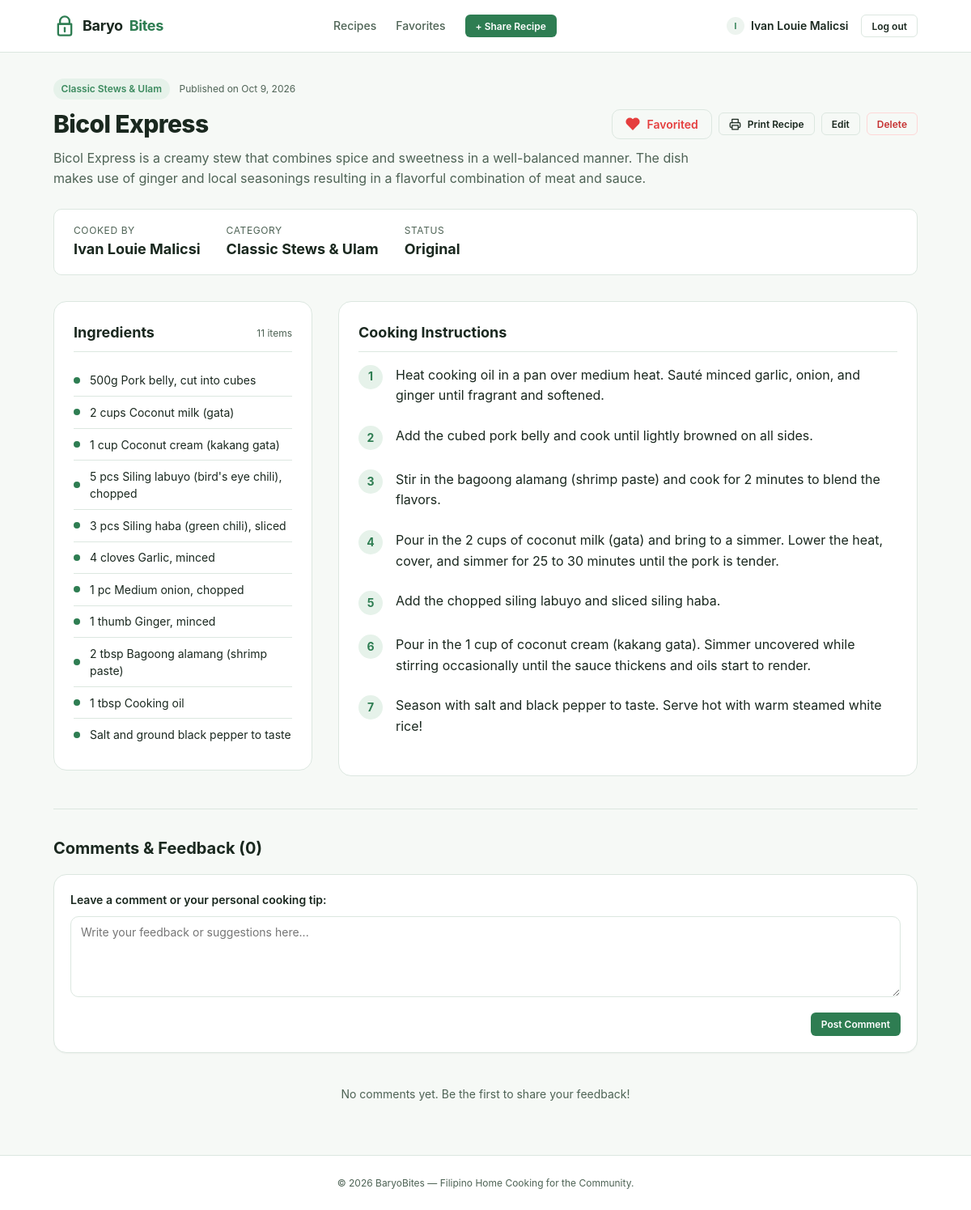
Screenshot of /recipe-view.php?id=2 (signed in) with the database file from the repository.
### tables this page shows
CREATE TABLE `recipes` (
  `id` int(11) NOT NULL AUTO_INCREMENT,
  `user_id` int(11) NOT NULL,
  `category_id` int(11) NOT NULL,
  `title` varchar(255) NOT NULL,
  `description` varchar(255) NOT NULL,
  `steps` text NOT NULL,
  `created_at` datetime NOT NULL,
  `updated_at` datetime DEFAULT NULL,
  PRIMARY KEY (`id`),
  KEY `user_id` (`user_id`),
  KEY `category_id` (`category_id`)
);

CREATE TABLE `users` (
  `id` int(11) NOT NULL AUTO_INCREMENT,
  `first_name` varchar(255) NOT NULL,
  `last_name` varchar(255) NOT NULL,
  `email` varchar(255) NOT NULL,
  `password` varchar(255) NOT NULL,
  `created_at` datetime NOT NULL DEFAULT current_timestamp() ON UPDATE current_timestamp(),
  PRIMARY KEY (`id`),
  UNIQUE KEY `unique_email` (`email`)
);

CREATE TABLE `categories` (
  `id` int(11) NOT NULL AUTO_INCREMENT,
  `name` varchar(255) NOT NULL,
  PRIMARY KEY (`id`)
);

CREATE TABLE `ingredients` (
  `id` int(11) NOT NULL AUTO_INCREMENT,
  `recipe_id` int(11) NOT NULL,
  `name` varchar(255) NOT NULL,
  PRIMARY KEY (`id`),
  KEY `recipe_id` (`recipe_id`)
);

### classes/Recipe.php (called while the page is built, shortened)
<?php
class Recipe {
    private PDO $pdo;
    public function __construct(PDO $pdo) {
        $this->pdo = $pdo;
    }
    public function getById(int $id): ?array {
        $sql = "
            SELECT r.*, c.name AS category_name, u.first_name, u.last_name
            FROM recipes r
            JOIN categories c ON r.category_id = c.id
            JOIN users u ON r.user_id = u.id
            WHERE r.id = ?
            LIMIT 1
        ";
        $stmt = $this->pdo->prepare($sql);
        $stmt->execute([$id]);
        $recipe = $stmt->fetch();
        return $recipe ?: null;
    }
}

### includes/helpers.php (called while the page is built, shortened)
<?php
function e(?string $value): string {
    return htmlspecialchars($value ?? '', ENT_QUOTES, 'UTF-8');
}

### classes/Auth.php (called while the page is built, shortened)
<?php
class Auth {
    public static function id(): ?int {
        return isset($_SESSION['user']['id']) ? (int)$_SESSION['user']['id'] : null;
    }
}

### classes/Favorite.php (called while the page is built, shortened)
<?php
class Favorite {
    private PDO $pdo;
    public function __construct(PDO $pdo) {
        $this->pdo = $pdo;
    }
    public function isFavorite(int $userId, int $recipeId): bool {
        $stmt = $this->pdo->prepare("SELECT COUNT(*) FROM favorites WHERE user_id = ? AND recipe_id = ?");
        $stmt->execute([$userId, $recipeId]);
        return (int)$stmt->fetchColumn() > 0;
    }
}

### classes/Ingredient.php (called while the page is built, shortened)
<?php
class Ingredient {
    private PDO $pdo;
    public function __construct(PDO $pdo) {
        $this->pdo = $pdo;
    }
    public function getByRecipeId(int $recipeId): array {
        $stmt = $this->pdo->prepare("SELECT * FROM ingredients WHERE recipe_id = ? ORDER BY id ASC");
        $stmt->execute([$recipeId]);
        return $stmt->fetchAll();
    }
}

### classes/Comment.php (called while the page is built, shortened)
<?php
class Comment {
    private PDO $pdo;
    public function __construct(PDO $pdo) {
        $this->pdo = $pdo;
    }
    public function getByRecipeId(int $recipeId): array {
        $sql = "
            SELECT c.*, u.first_name, u.last_name
            FROM comments c
            JOIN users u ON c.user_id = u.id
            WHERE c.recipe_id = ?
            ORDER BY c.created_at ASC
        ";
        $stmt = $this->pdo->prepare($sql);
        $stmt->execute([$recipeId]);
        return $stmt->fetchAll();
    }
}

### recipe-view.php (the view, shortened to what this page needs)
<?php
require_once 'db.php';
require_once 'includes/helpers.php';
require_once 'classes/Auth.php';
require_once 'classes/Recipe.php';
require_once 'classes/Ingredient.php';
require_once 'classes/Comment.php';
require_once 'classes/Favorite.php';
$recipeModel = new Recipe($pdo);
$ingredientModel = new Ingredient($pdo);
$commentModel = new Comment($pdo);
$favoriteModel = new Favorite($pdo);
$recipeId = !empty($_GET['id']) ? (int)$_GET['id'] : 0;
$recipe = $recipeModel->getById($recipeId);
$currentUserId = Auth::id();
$isFavorite = false;
$ingredients = [];
$comments = [];
$stepLines = [];
if ($recipe) {
    $isFavorite = $favoriteModel->isFavorite($currentUserId, $recipeId);
    $ingredients = $ingredientModel->getByRecipeId($recipeId);
    $comments = $commentModel->getByRecipeId($recipeId);
    $rawSteps = explode("\n", str_replace("\r", "", $recipe['steps']));
    foreach ($rawSteps as $line) {
        $trimmed = trim($line);
        if ($trimmed !== '') {
            $cleaned = preg_replace('/^(\d+[\.\-\)]\s*|\-\s*|\*\s*)/', '', $trimmed);
            $stepLines[] = !empty($cleaned) ? $cleaned : $trimmed;
        }
    }
}
require_once 'includes/header.php';
?>
<?php if (!$recipe): ?>
  <div class="empty-state">
    <h3>Recipe Not Found</h3>
    <p>The recipe you are looking for does not exist or may have been removed.</p>
    <a href="index.php" class="btn btn-primary btn-sm">Back to Recipes</a>
  </div>
<?php else: ?>
  <div class="recipe-header">
    <div class="recipe-meta-top">
      <span class="card-badge"><?php echo e($recipe['category_name']); ?></span>
      <span class="comment-date">Published on <?php echo date('M j, Y', strtotime($recipe['created_at'])); ?></span>
    </div>
    <div style="display: flex; justify-content: space-between; align-items: flex-start; gap: 1rem; flex-wrap: wrap;">
      <h1 class="recipe-title"><?php echo e($recipe['title']); ?></h1>
      <div style="display: flex; gap: 0.5rem; align-items: center;">
        <button type="button" class="btn btn-outline btn-favorite <?php echo $isFavorite ? 'active' : ''; ?>" data-recipe-id="<?php echo $recipe['id']; ?>" style="border: 1px solid var(--color-border); padding: 0.55rem 1rem;">
          <svg width="18" height="18" viewBox="0 0 24 24" fill="<?php echo $isFavorite ? 'currentColor' : 'none'; ?>" stroke="currentColor" stroke-width="2" stroke-linecap="round" stroke-linejoin="round">
            <path d="M20.84 4.61a5.5 5.5 0 0 0-7.78 0L12 5.67l-1.06-1.06a5.5 5.5 0 0 0-7.78 7.78l1.06 1.06L12 21.23l7.78-7.78 1.06-1.06a5.5 5.5 0 0 0 0-7.78z"></path>
          </svg>
          <span><?php echo $isFavorite ? 'Favorited' : 'Favorite'; ?></span>
        </button>
        <button type="button" class="btn btn-outline btn-sm" onclick="window.print()" title="Print Recipe Card">
          <span>Print Recipe</span>
        </button>
        <?php if ($currentUserId === (int)$recipe['user_id']): ?>
          <a href="recipe-edit.php?id=<?php echo $recipe['id']; ?>" class="btn btn-outline btn-sm">Edit</a>
          <a href="recipe-delete.php?id=<?php echo $recipe['id']; ?>" class="btn btn-danger-outline btn-sm" onclick="return confirm('Are you sure you want to delete this recipe?')">Delete</a>
        <?php endif; ?>
      </div>
    </div>
    <p class="recipe-description"><?php echo e($recipe['description']); ?></p>
    <div class="recipe-highlight-box">
      <div class="highlight-item">
        <span class="highlight-label">Cooked By</span>
        <span class="highlight-value"><?php echo e(trim(($recipe['first_name'] ?? '') . ' ' . ($recipe['last_name'] ?? '')) ?: 'Home Cook'); ?></span>
      </div>
      <div class="highlight-item">
        <span class="highlight-label">Category</span>
        <span class="highlight-value"><?php echo e($recipe['category_name']); ?></span>
      </div>
      <div class="highlight-item">
        <span class="highlight-label">Status</span>
        <span class="highlight-value"><?php echo !empty($recipe['updated_at']) ? 'Updated' : 'Original'; ?></span>
      </div>
    </div>
  </div>
  <div class="recipe-detail-grid">
    <aside class="section-panel">
      <h2 class="section-panel-title">
        Ingredients
        <span style="font-size: var(--text-xs); color: var(--color-text-muted); font-weight: normal;"><?php echo count($ingredients); ?> items</span>
      </h2>
      <?php if (empty($ingredients)): ?>
        <p style="font-size: var(--text-sm); color: var(--color-text-muted);">No ingredients listed.</p>
      <?php else: ?>
        <ul class="ingredients-list">
          <?php foreach ($ingredients as $ing): ?>
            <li class="ingredient-item">
              <span class="ingredient-bullet"></span>
              <span><?php echo e($ing['name']); ?></span>
            </li>
          <?php endforeach; ?>
        </ul>
      <?php endif; ?>
    </aside>
    <section class="section-panel">
      <h2 class="section-panel-title">Cooking Instructions</h2>
      <?php if (empty($stepLines)): ?>
        <p style="font-size: var(--text-sm); color: var(--color-text-muted);">No cooking instructions provided.</p>
      <?php else: ?>
        <div class="steps-list">
          <?php foreach ($stepLines as $index => $step): ?>
            <div class="step-item">
              <div class="step-number"><?php echo $index + 1; ?></div>
              <div class="step-text"><?php echo e($step); ?></div>
            </div>
          <?php endforeach; ?>
        </div>
      <?php endif; ?>
    </section>
  </div>
  <section class="comments-section">
    <h2 style="font-size: var(--text-xl); font-weight: 700; margin-bottom: var(--space-4);">
      Comments & Feedback (<?php echo count($comments); ?>)
    </h2>
    <form class="card-form" method="POST" action="comment-action.php" style="padding: var(--space-5); margin-bottom: var(--space-6);">
      <div class="form-group" style="margin-bottom: var(--space-3);">
        <label class="form-label" for="comment-text">Leave a comment or your personal cooking tip:</label>
        <textarea id="comment-text" name="body" class="form-control" placeholder="Write your feedback or suggestions here..." rows="3" required></textarea>
      </div>
      <div style="display: flex; justify-content: flex-end;">
        <button type="submit" class="btn btn-primary btn-sm">Post Comment</button>
      </div>
    </form>
    <div class="comment-list">
      <?php if (empty($comments)): ?>
        <p style="font-size: var(--text-sm); color: var(--color-text-muted); text-align: center; padding: var(--space-4) 0;">No comments yet. Be the first to share your feedback!</p>
      <?php endif; ?>
    </div>
  </section>
<?php endif; ?>
<?php require_once 'includes/footer.php'; ?>

### includes/header.php (shortened to what this page needs)
<?php
$currentUser = $_SESSION['user'] ?? null;
$currentUri = basename($_SERVER['PHP_SELF'] ?? 'index.php');
$displayName = '';
$avatarLetter = 'U';
if (!empty($currentUser)) {
    $displayName = trim(($currentUser['first_name'] ?? '') . ' ' . ($currentUser['last_name'] ?? ''));
    $avatarLetter = strtoupper(substr($currentUser['first_name'] ?? ($currentUser['email'] ?? 'U'), 0, 1));
}
?>
<!DOCTYPE html>
<html lang="en">
<head>
  <link rel="stylesheet" href="assets/css/style.css">
</head>
<body>
<header class="navbar">
  <div class="container navbar-inner">
    <a href="index.php" class="brand">
      <svg class="brand-icon" viewBox="0 0 24 24" fill="none" stroke="currentColor" stroke-width="2" stroke-linecap="round" stroke-linejoin="round">
        <path d="M12 2a5 5 0 0 1 5 5v3H7V7a5 5 0 0 1 5-5z"></path>
        <path d="M5 10h14v10a2 2 0 0 1-2 2H7a2 2 0 0 1-2-2V10z"></path>
        <line x1="12" y1="14" x2="12" y2="18"></line>
      </svg>
      Baryo<span>Bites</span>
    </a>
    <nav>
      <ul class="nav-links">
        <li>
          <a href="index.php" class="nav-link <?php echo $currentUri === 'index.php' ? 'active' : ''; ?>">
            Recipes
          </a>
        </li>
        <li>
          <a href="favorites.php" class="nav-link <?php echo $currentUri === 'favorites.php' ? 'active' : ''; ?>">
            Favorites
          </a>
        </li>
        <li>
          <a href="recipe-create.php" class="btn btn-primary btn-sm">
            + Share Recipe
          </a>
        </li>
      </ul>
    </nav>
    <div class="nav-user">
      <?php if (!empty($currentUser)): ?>
        <div class="user-badge">
          <span class="author-avatar"><?php echo htmlspecialchars($avatarLetter); ?></span>
          <strong><?php echo htmlspecialchars($displayName); ?></strong>
        </div>
        <a href="logout.php" class="btn btn-outline btn-sm">Log out</a>
      <?php else: ?>
        <a href="login.php" class="btn btn-outline btn-sm">Log in</a>
        <a href="register.php" class="btn btn-primary btn-sm">Register</a>
      <?php endif; ?>
    </div>
  </div>
</header>
<main class="main-content">
  <div class="container">

### includes/footer.php (shortened to what this page needs)
  </div>
</main>
<footer class="footer">
  <div class="container">
    <p>&copy; <?php echo date('Y'); ?> BaryoBites &mdash; Filipino Home Cooking for the Community.</p>
  </div>
</footer>
</body>
</html>

### rows the page displays
recipes: user.first_name "I", user.last_name "Ivan Louie Malicsi", category.name "Classic Stews & Ulam", created_at "Oct 9, 2026", title "Bicol Express", description "Bicol Express is a creamy stew that combines spice and sweetness in a well-balanced manner. The dish makes use of ginger and local seasonings resulting in a flavorful combination of meat and sauce."
ingredients: name "500g Pork belly, cut into cubes"
ingredients: name "2 cups Coconut milk (gata)"
ingredients: name "1 cup Coconut cream (kakang gata)"
ingredients: name "5 pcs Siling labuyo (bird's eye chili), chopped"
ingredients: name "3 pcs Siling haba (green chili), sliced"
ingredients: name "4 cloves Garlic, minced"
ingredients: name "1 pc Medium onion, chopped"
ingredients: name "1 thumb Ginger, minced"
ingredients: name "2 tbsp Bagoong alamang (shrimp paste)"
ingredients: name "1 tbsp Cooking oil"
ingredients: name "Salt and ground black pepper to taste"

### other values shown
count($ingredients) "11"
$step "Heat cooking oil in a pan over medium heat. Sauté minced garlic, onion, and ginger until fragrant and softened."
$step "Add the cubed pork belly and cook until lightly browned on all sides."
$step "Stir in the bagoong alamang (shrimp paste) and cook for 2 minutes to blend the flavors."
$step "Pour in the 2 cups of coconut milk (gata) and bring to a simmer. Lower the heat, cover, and simmer for 25 to 30 minutes until the pork is tender."
$step "Add the chopped siling labuyo and sliced siling haba."
$step "Pour in the 1 cup of coconut cream (kakang gata). Simmer uncovered while stirring occasionally until the sauce thickens and oils start to render."
$step "Season with salt and black pepper to taste. Serve hot with warm steamed white rice!"
count($comments) "0"
